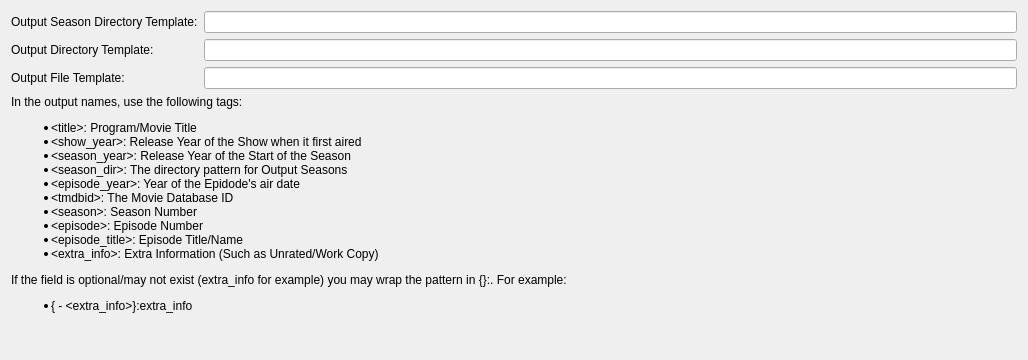
<?xml version="1.0" encoding="UTF-8"?>
<ui version="4.0">
 <class>NMediaManager::NPreferences::NUi::CTVShowSettings</class>
 <widget class="QWidget" name="NMediaManager::NPreferences::NUi::CTVShowSettings">
  <property name="geometry">
   <rect>
    <x>0</x>
    <y>0</y>
    <width>1028</width>
    <height>360</height>
   </rect>
  </property>
  <property name="windowTitle">
   <string>Form</string>
  </property>
  <layout class="QGridLayout" name="gridLayout">
   <item row="1" column="1">
    <widget class="QLineEdit" name="tvOutDirPattern">
     <property name="sizePolicy">
      <sizepolicy hsizetype="Expanding" vsizetype="Fixed">
       <horstretch>0</horstretch>
       <verstretch>0</verstretch>
      </sizepolicy>
     </property>
     <property name="text">
      <string/>
     </property>
    </widget>
   </item>
   <item row="4" column="0">
    <spacer name="verticalSpacer_2">
     <property name="orientation">
      <enum>Qt::Vertical</enum>
     </property>
     <property name="sizeHint" stdset="0">
      <size>
       <width>20</width>
       <height>31</height>
      </size>
     </property>
    </spacer>
   </item>
   <item row="1" column="0">
    <widget class="QLabel" name="label_10">
     <property name="text">
      <string>Output Directory Template:</string>
     </property>
    </widget>
   </item>
   <item row="2" column="1">
    <widget class="QLineEdit" name="tvOutFilePattern"/>
   </item>
   <item row="2" column="0">
    <widget class="QLabel" name="label_6">
     <property name="text">
      <string>Output File Template:</string>
     </property>
    </widget>
   </item>
   <item row="3" column="0" colspan="2">
    <widget class="QLabel" name="label_3">
     <property name="text">
      <string>&lt;html&gt;&lt;head/&gt;&lt;body&gt;&lt;p&gt;In the output names, use the following tags:&lt;/p&gt;&lt;ul style=&quot;margin-top: 0px; margin-bottom: 0px; margin-left: 0px; margin-right: 0px; -qt-list-indent: 1;&quot;&gt;&lt;li style=&quot; margin-top:12px; margin-bottom:0px; margin-left:0px; margin-right:0px; -qt-block-indent:0; text-indent:0px;&quot;&gt;&amp;lt;title&amp;gt;: Program/Movie Title&lt;/li&gt;&lt;li style=&quot; margin-top:0px; margin-bottom:0px; margin-left:0px; margin-right:0px; -qt-block-indent:0; text-indent:0px;&quot;&gt;&amp;lt;show_year&amp;gt;: Release Year of the Show when it first aired&lt;/li&gt;&lt;ul style=&quot;margin-top: 0px; margin-bottom: 0px; margin-left: 0px; margin-right: 0px; -qt-list-indent: 1;&quot;&gt;&lt;li style=&quot; margin-top:0px; margin-bottom:0px; margin-left:0px; margin-right:0px; -qt-block-indent:0; text-indent:0px;&quot;&gt;&amp;lt;season_year&amp;gt;: Release Year of the Start of the Season&lt;/li&gt;&lt;li style=&quot; margin-top:0px; margin-bottom:0px; margin-left:0px; margin-right:0px; -qt-block-indent:0; text-indent:0px;&quot;&gt;&amp;lt;season_dir&amp;gt;: The directory pattern for Output Seasons&lt;/li&gt;&lt;/ul&gt;&lt;ul style=&quot;margin-top: 0px; margin-bottom: 0px; margin-left: 0px; margin-right: 0px; -qt-list-indent: 1;&quot;&gt;&lt;li style=&quot; margin-top:0px; margin-bottom:0px; margin-left:0px; margin-right:0px; -qt-block-indent:0; text-indent:0px;&quot;&gt;&amp;lt;episode_year&amp;gt;: Year of the Epidode's air date&lt;/li&gt;&lt;/ul&gt;&lt;ul style=&quot;margin-top: 0px; margin-bottom: 0px; margin-left: 0px; margin-right: 0px; -qt-list-indent: 1;&quot;&gt;&lt;li style=&quot; margin-top:0px; margin-bottom:0px; margin-left:0px; margin-right:0px; -qt-block-indent:0; text-indent:0px;&quot;&gt;&amp;lt;tmdbid&amp;gt;: The Movie Database ID&lt;/li&gt;&lt;/ul&gt;&lt;li style=&quot; margin-top:0px; margin-bottom:0px; margin-left:0px; margin-right:0px; -qt-block-indent:0; text-indent:0px;&quot;&gt;&amp;lt;season&amp;gt;: Season Number&lt;/li&gt;&lt;li style=&quot; margin-top:0px; margin-bottom:0px; margin-left:0px; margin-right:0px; -qt-block-indent:0; text-indent:0px;&quot;&gt;&amp;lt;episode&amp;gt;: Episode Number&lt;/li&gt;&lt;li style=&quot; margin-top:0px; margin-bottom:0px; margin-left:0px; margin-right:0px; -qt-block-indent:0; text-indent:0px;&quot;&gt;&amp;lt;episode_title&amp;gt;: Episode Title/Name&lt;/li&gt;&lt;li style=&quot; margin-top:0px; margin-bottom:12px; margin-left:0px; margin-right:0px; -qt-block-indent:0; text-indent:0px;&quot;&gt;&amp;lt;extra_info&amp;gt;: Extra Information (Such as Unrated/Work Copy)&lt;/li&gt;&lt;/ul&gt;&lt;p&gt;If the field is optional/may not exist (extra_info for example) you may wrap the pattern in {}:. For example:&lt;/p&gt;&lt;ul style=&quot;margin-top: 0px; margin-bottom: 0px; margin-left: 0px; margin-right: 0px; -qt-list-indent: 1;&quot;&gt;&lt;li style=&quot; margin-top:0px; margin-bottom:12px; margin-left:0px; margin-right:0px; -qt-block-indent:0; text-indent:0px;&quot;&gt;{ - &amp;lt;extra_info&amp;gt;}:extra_info&lt;/li&gt;&lt;/ul&gt;&lt;/body&gt;&lt;/html&gt;</string>
     </property>
     <property name="wordWrap">
      <bool>true</bool>
     </property>
    </widget>
   </item>
   <item row="0" column="0">
    <widget class="QLabel" name="label">
     <property name="text">
      <string>Output Season Directory Template:</string>
     </property>
    </widget>
   </item>
   <item row="0" column="1">
    <widget class="QLineEdit" name="seasonOutDirPattern"/>
   </item>
  </layout>
 </widget>
 <tabstops>
  <tabstop>seasonOutDirPattern</tabstop>
  <tabstop>tvOutDirPattern</tabstop>
  <tabstop>tvOutFilePattern</tabstop>
 </tabstops>
 <resources/>
 <connections/>
</ui>
